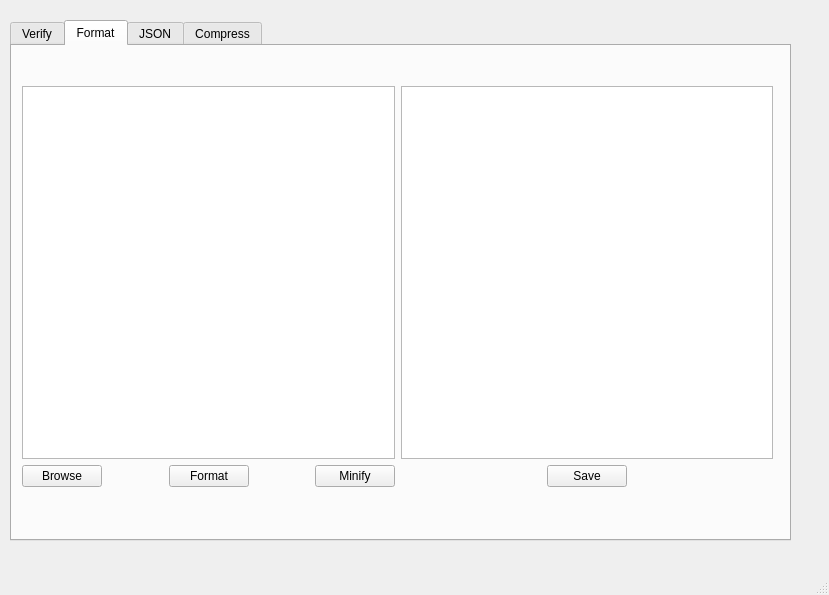
<?xml version="1.0" encoding="UTF-8"?>
<ui version="4.0">
 <class>MainWindow</class>
 <widget class="QMainWindow" name="MainWindow">
  <property name="geometry">
   <rect>
    <x>0</x>
    <y>0</y>
    <width>829</width>
    <height>595</height>
   </rect>
  </property>
  <property name="sizePolicy">
   <sizepolicy hsizetype="Maximum" vsizetype="Preferred">
    <horstretch>0</horstretch>
    <verstretch>0</verstretch>
   </sizepolicy>
  </property>
  <property name="windowTitle">
   <string>MainWindow</string>
  </property>
  <widget class="QWidget" name="centralwidget">
   <widget class="QTabWidget" name="tabWidget">
    <property name="geometry">
     <rect>
      <x>10</x>
      <y>20</y>
      <width>781</width>
      <height>521</height>
     </rect>
    </property>
    <property name="sizePolicy">
     <sizepolicy hsizetype="Preferred" vsizetype="Preferred">
      <horstretch>0</horstretch>
      <verstretch>0</verstretch>
     </sizepolicy>
    </property>
    <property name="currentIndex">
     <number>1</number>
    </property>
    <widget class="QWidget" name="validateTab">
     <attribute name="title">
      <string>Verify</string>
     </attribute>
     <widget class="QWidget" name="layoutWidget">
      <property name="geometry">
       <rect>
        <x>10</x>
        <y>40</y>
        <width>751</width>
        <height>401</height>
       </rect>
      </property>
      <layout class="QHBoxLayout" name="horizontalLayout_3">
       <item>
        <layout class="QVBoxLayout" name="verticalLayout">
         <item>
          <widget class="QTextEdit" name="textEdit"/>
         </item>
         <item>
          <layout class="QHBoxLayout" name="horizontalLayout">
           <item>
            <widget class="QPushButton" name="pushButton">
             <property name="text">
              <string>Browse</string>
             </property>
            </widget>
           </item>
           <item>
            <spacer name="horizontalSpacer_10">
             <property name="orientation">
              <enum>Qt::Orientation::Horizontal</enum>
             </property>
             <property name="sizeHint" stdset="0">
              <size>
               <width>40</width>
               <height>20</height>
              </size>
             </property>
            </spacer>
           </item>
           <item>
            <widget class="QPushButton" name="validateBtn">
             <property name="text">
              <string>Validate</string>
             </property>
            </widget>
           </item>
           <item>
            <spacer name="horizontalSpacer_11">
             <property name="orientation">
              <enum>Qt::Orientation::Horizontal</enum>
             </property>
             <property name="sizeHint" stdset="0">
              <size>
               <width>40</width>
               <height>20</height>
              </size>
             </property>
            </spacer>
           </item>
           <item>
            <widget class="QPushButton" name="correctBtn">
             <property name="text">
              <string>Correct</string>
             </property>
            </widget>
           </item>
          </layout>
         </item>
        </layout>
       </item>
       <item>
        <layout class="QVBoxLayout" name="verticalLayout_2">
         <item>
          <widget class="QTextEdit" name="correctedField"/>
         </item>
         <item>
          <layout class="QHBoxLayout" name="horizontalLayout_2">
           <item>
            <spacer name="horizontalSpacer">
             <property name="orientation">
              <enum>Qt::Orientation::Horizontal</enum>
             </property>
             <property name="sizeHint" stdset="0">
              <size>
               <width>40</width>
               <height>20</height>
              </size>
             </property>
            </spacer>
           </item>
           <item>
            <widget class="QPushButton" name="saveAsBtn">
             <property name="text">
              <string>Save</string>
             </property>
            </widget>
           </item>
           <item>
            <spacer name="horizontalSpacer_2">
             <property name="orientation">
              <enum>Qt::Orientation::Horizontal</enum>
             </property>
             <property name="sizeHint" stdset="0">
              <size>
               <width>40</width>
               <height>20</height>
              </size>
             </property>
            </spacer>
           </item>
          </layout>
         </item>
        </layout>
       </item>
      </layout>
     </widget>
    </widget>
    <widget class="QWidget" name="formatTab">
     <attribute name="title">
      <string>Format</string>
     </attribute>
     <widget class="QWidget" name="layoutWidget">
      <property name="geometry">
       <rect>
        <x>10</x>
        <y>40</y>
        <width>751</width>
        <height>401</height>
       </rect>
      </property>
      <layout class="QHBoxLayout" name="horizontalLayout_4">
       <item>
        <layout class="QVBoxLayout" name="verticalLayout_3">
         <item>
          <widget class="QTextEdit" name="beforeFormat"/>
         </item>
         <item>
          <layout class="QHBoxLayout" name="horizontalLayout_5">
           <item>
            <widget class="QPushButton" name="browseFormat">
             <property name="text">
              <string>Browse</string>
             </property>
            </widget>
           </item>
           <item>
            <spacer name="horizontalSpacer_12">
             <property name="orientation">
              <enum>Qt::Orientation::Horizontal</enum>
             </property>
             <property name="sizeHint" stdset="0">
              <size>
               <width>40</width>
               <height>20</height>
              </size>
             </property>
            </spacer>
           </item>
           <item>
            <widget class="QPushButton" name="formatBtn">
             <property name="text">
              <string>Format</string>
             </property>
            </widget>
           </item>
           <item>
            <spacer name="horizontalSpacer_13">
             <property name="orientation">
              <enum>Qt::Orientation::Horizontal</enum>
             </property>
             <property name="sizeHint" stdset="0">
              <size>
               <width>40</width>
               <height>20</height>
              </size>
             </property>
            </spacer>
           </item>
           <item>
            <widget class="QPushButton" name="minifyBtn">
             <property name="text">
              <string>Minify</string>
             </property>
            </widget>
           </item>
          </layout>
         </item>
        </layout>
       </item>
       <item>
        <layout class="QVBoxLayout" name="verticalLayout_4">
         <item>
          <widget class="QTextEdit" name="afterFormat"/>
         </item>
         <item>
          <layout class="QHBoxLayout" name="horizontalLayout_6">
           <item>
            <spacer name="horizontalSpacer_3">
             <property name="orientation">
              <enum>Qt::Orientation::Horizontal</enum>
             </property>
             <property name="sizeHint" stdset="0">
              <size>
               <width>40</width>
               <height>20</height>
              </size>
             </property>
            </spacer>
           </item>
           <item>
            <widget class="QPushButton" name="saveFormated">
             <property name="text">
              <string>Save</string>
             </property>
            </widget>
           </item>
           <item>
            <spacer name="horizontalSpacer_4">
             <property name="orientation">
              <enum>Qt::Orientation::Horizontal</enum>
             </property>
             <property name="sizeHint" stdset="0">
              <size>
               <width>40</width>
               <height>20</height>
              </size>
             </property>
            </spacer>
           </item>
          </layout>
         </item>
        </layout>
       </item>
      </layout>
     </widget>
    </widget>
    <widget class="QWidget" name="jsonTab">
     <attribute name="title">
      <string>JSON</string>
     </attribute>
     <widget class="QWidget" name="layoutWidget_2">
      <property name="geometry">
       <rect>
        <x>10</x>
        <y>40</y>
        <width>751</width>
        <height>401</height>
       </rect>
      </property>
      <layout class="QHBoxLayout" name="horizontalLayout_7">
       <item>
        <layout class="QVBoxLayout" name="verticalLayout_5">
         <item>
          <widget class="QTextEdit" name="textEdit_5"/>
         </item>
         <item>
          <layout class="QHBoxLayout" name="horizontalLayout_8">
           <item>
            <spacer name="horizontalSpacer_8">
             <property name="orientation">
              <enum>Qt::Orientation::Horizontal</enum>
             </property>
             <property name="sizeHint" stdset="0">
              <size>
               <width>40</width>
               <height>20</height>
              </size>
             </property>
            </spacer>
           </item>
           <item>
            <widget class="QPushButton" name="pushButton_9">
             <property name="text">
              <string>Browse</string>
             </property>
            </widget>
           </item>
           <item>
            <spacer name="horizontalSpacer_7">
             <property name="orientation">
              <enum>Qt::Orientation::Horizontal</enum>
             </property>
             <property name="sizeHint" stdset="0">
              <size>
               <width>40</width>
               <height>20</height>
              </size>
             </property>
            </spacer>
           </item>
           <item>
            <widget class="QPushButton" name="pushButton_10">
             <property name="text">
              <string>Convert To JSON</string>
             </property>
            </widget>
           </item>
           <item>
            <spacer name="horizontalSpacer_9">
             <property name="orientation">
              <enum>Qt::Orientation::Horizontal</enum>
             </property>
             <property name="sizeHint" stdset="0">
              <size>
               <width>40</width>
               <height>20</height>
              </size>
             </property>
            </spacer>
           </item>
          </layout>
         </item>
        </layout>
       </item>
       <item>
        <layout class="QVBoxLayout" name="verticalLayout_6">
         <item>
          <widget class="QTextEdit" name="textEdit_6"/>
         </item>
         <item>
          <layout class="QHBoxLayout" name="horizontalLayout_9">
           <item>
            <spacer name="horizontalSpacer_5">
             <property name="orientation">
              <enum>Qt::Orientation::Horizontal</enum>
             </property>
             <property name="sizeHint" stdset="0">
              <size>
               <width>40</width>
               <height>20</height>
              </size>
             </property>
            </spacer>
           </item>
           <item>
            <widget class="QPushButton" name="pushButton_12">
             <property name="text">
              <string>Save</string>
             </property>
            </widget>
           </item>
           <item>
            <spacer name="horizontalSpacer_6">
             <property name="orientation">
              <enum>Qt::Orientation::Horizontal</enum>
             </property>
             <property name="sizeHint" stdset="0">
              <size>
               <width>40</width>
               <height>20</height>
              </size>
             </property>
            </spacer>
           </item>
          </layout>
         </item>
        </layout>
       </item>
      </layout>
     </widget>
    </widget>
    <widget class="QWidget" name="compressTab">
     <attribute name="title">
      <string>Compress</string>
     </attribute>
     <widget class="QWidget" name="layoutWidget_3">
      <property name="geometry">
       <rect>
        <x>430</x>
        <y>140</y>
        <width>301</width>
        <height>231</height>
       </rect>
      </property>
      <layout class="QVBoxLayout" name="verticalLayout_8">
       <item>
        <widget class="QPushButton" name="pushButton_15">
         <property name="enabled">
          <bool>true</bool>
         </property>
         <property name="sizePolicy">
          <sizepolicy hsizetype="Minimum" vsizetype="Preferred">
           <horstretch>0</horstretch>
           <verstretch>0</verstretch>
          </sizepolicy>
         </property>
         <property name="text">
          <string>Decompress</string>
         </property>
        </widget>
       </item>
       <item>
        <spacer name="verticalSpacer_2">
         <property name="orientation">
          <enum>Qt::Orientation::Vertical</enum>
         </property>
         <property name="sizeType">
          <enum>QSizePolicy::Policy::Minimum</enum>
         </property>
         <property name="sizeHint" stdset="0">
          <size>
           <width>20</width>
           <height>20</height>
          </size>
         </property>
        </spacer>
       </item>
       <item>
        <widget class="QPushButton" name="pushButton_16">
         <property name="sizePolicy">
          <sizepolicy hsizetype="Minimum" vsizetype="Preferred">
           <horstretch>0</horstretch>
           <verstretch>0</verstretch>
          </sizepolicy>
         </property>
         <property name="text">
          <string>Save</string>
         </property>
        </widget>
       </item>
      </layout>
     </widget>
     <widget class="QWidget" name="layoutWidget">
      <property name="geometry">
       <rect>
        <x>40</x>
        <y>30</y>
        <width>691</width>
        <height>31</height>
       </rect>
      </property>
      <layout class="QHBoxLayout" name="horizontalLayout_10">
       <item>
        <widget class="QLabel" name="label">
         <property name="text">
          <string>Selected File: </string>
         </property>
        </widget>
       </item>
       <item>
        <widget class="QLineEdit" name="lineEdit"/>
       </item>
       <item>
        <widget class="QPushButton" name="pushButton_11">
         <property name="text">
          <string>Browse</string>
         </property>
        </widget>
       </item>
      </layout>
     </widget>
     <widget class="QWidget" name="layoutWidget">
      <property name="geometry">
       <rect>
        <x>30</x>
        <y>140</y>
        <width>301</width>
        <height>231</height>
       </rect>
      </property>
      <layout class="QVBoxLayout" name="verticalLayout_7">
       <item>
        <widget class="QPushButton" name="pushButton_13">
         <property name="enabled">
          <bool>true</bool>
         </property>
         <property name="sizePolicy">
          <sizepolicy hsizetype="Minimum" vsizetype="Preferred">
           <horstretch>0</horstretch>
           <verstretch>0</verstretch>
          </sizepolicy>
         </property>
         <property name="text">
          <string>Compress</string>
         </property>
        </widget>
       </item>
       <item>
        <spacer name="verticalSpacer">
         <property name="orientation">
          <enum>Qt::Orientation::Vertical</enum>
         </property>
         <property name="sizeType">
          <enum>QSizePolicy::Policy::Minimum</enum>
         </property>
         <property name="sizeHint" stdset="0">
          <size>
           <width>20</width>
           <height>20</height>
          </size>
         </property>
        </spacer>
       </item>
       <item>
        <widget class="QPushButton" name="pushButton_14">
         <property name="sizePolicy">
          <sizepolicy hsizetype="Minimum" vsizetype="Preferred">
           <horstretch>0</horstretch>
           <verstretch>0</verstretch>
          </sizepolicy>
         </property>
         <property name="text">
          <string>Save</string>
         </property>
        </widget>
       </item>
      </layout>
     </widget>
    </widget>
   </widget>
  </widget>
  <widget class="QMenuBar" name="menubar">
   <property name="geometry">
    <rect>
     <x>0</x>
     <y>0</y>
     <width>829</width>
     <height>25</height>
    </rect>
   </property>
  </widget>
  <widget class="QStatusBar" name="statusbar"/>
 </widget>
 <resources/>
 <connections/>
</ui>
